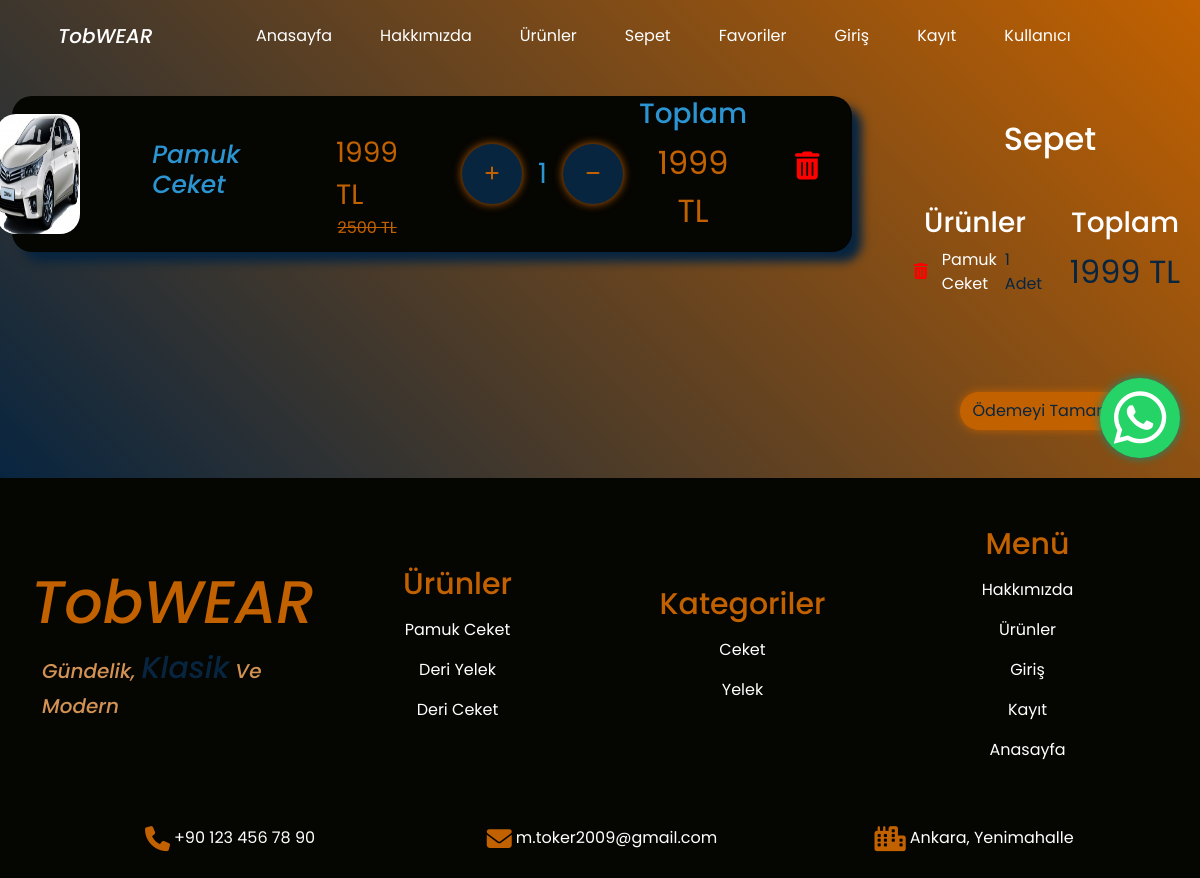
The app's page /shoppingcard/ (signed in), older data.
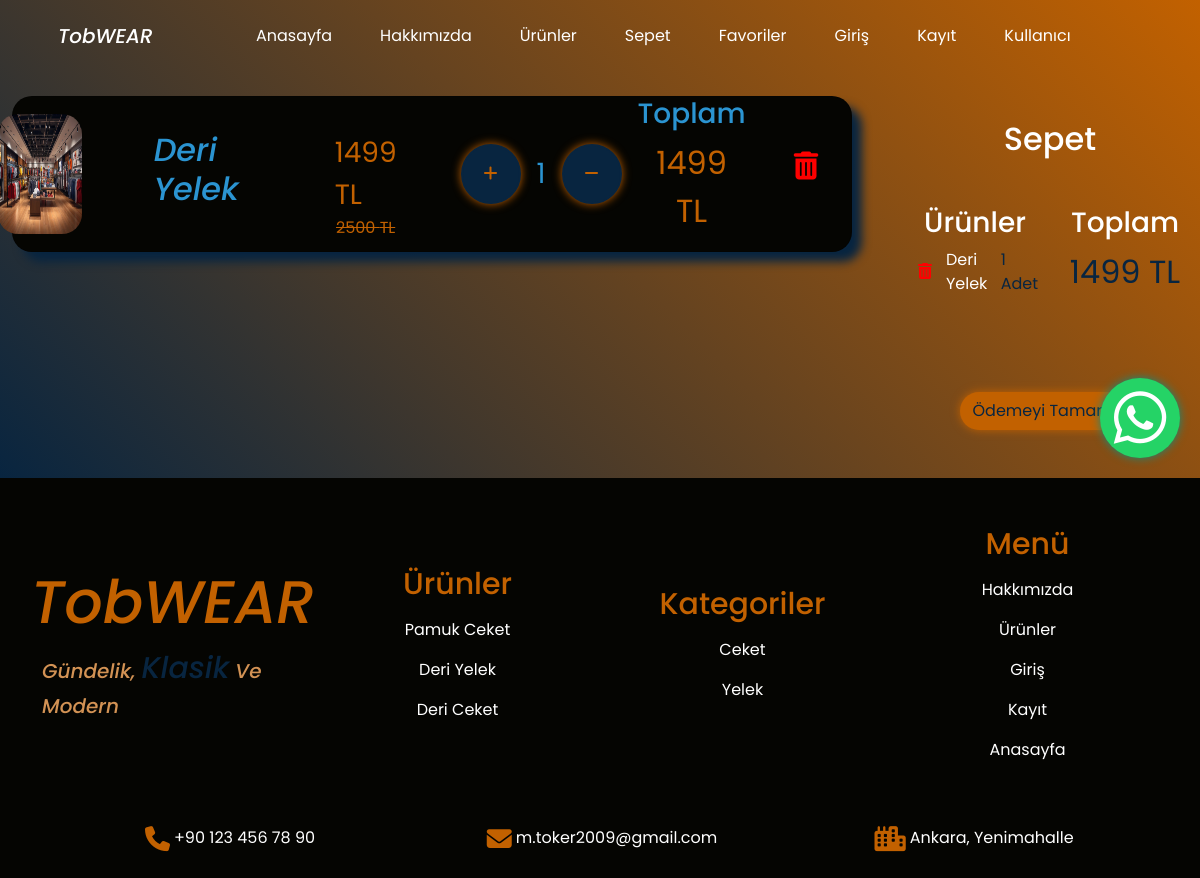
The same page, newer data.
### shop/models.py (models this page shows, shortened)
class OrderItem(models.Model):
    product = models.ForeignKey(Product,null=False,blank=False,on_delete=models.CASCADE,verbose_name="Ürün")
    color = models.ForeignKey(ProductColor,null=False,blank=False,on_delete=models.CASCADE,verbose_name="Ürün Rengi")
    size = models.ForeignKey(ProductSize,null=False,blank=False,on_delete=models.CASCADE,verbose_name="Ürün Bedeni")
    amount = models.IntegerField(null=False,blank=False,verbose_name="Ürün Adeti")
    date = models.DateTimeField(auto_now_add=True,null=False,blank=False,verbose_name="Ürün Eklenme Tarihi")
    def totalprice(self):
        if self.product.discounted:
            total = self.product.discounted * self.amount
        else:
            total = self.product.price * self.amount
        return total

class Product(models.Model):
    name = models.CharField(max_length=100,null=False,blank=False,verbose_name="Ürün İsmi")
    price = models.IntegerField(null=False,blank=False,verbose_name="Fiyat")
    discounted = models.IntegerField(null=False,blank=False,verbose_name="İndirimli Fiyat")
    features = models.ManyToManyField(ProductFeatures,null=True,blank=True,verbose_name="Ürün Özellikleri")
    colors = models.ManyToManyField(ProductColor,null=True,blank=True,verbose_name="Ürün Renkleri")
    sizes = models.ManyToManyField(ProductSize,null=False,blank=False,verbose_name="Ürün Bedenleri")
    images = models.ManyToManyField(ProductImage,null=False,blank=False,verbose_name="Resimler")
    description = models.TextField(null=True,blank=True)
    category = models.ForeignKey(ProductCategory,null=False,blank=False,verbose_name="Kategori",on_delete=models.CASCADE)
    slug = models.SlugField(null=False,blank=True,unique=True,db_index=True,verbose_name="URL")

class ProductImage(models.Model):
    images = models.ImageField(upload_to='images/')

class ShoppingCard(models.Model):
    orders = models.ManyToManyField(OrderItem,null=False,blank=False,verbose_name="Ürünler")
    customer = models.ForeignKey(settings.AUTH_USER_MODEL,null=False,blank=False,verbose_name="Müşteri",on_delete=models.CASCADE)
    date = models.DateTimeField(auto_now_add=True,null=False,blank=False,verbose_name="Sepet Oluşturulma Tarihi")
    ordered = models.BooleanField(default=False,null=False,blank=False,verbose_name="Sipariş Edilme Durumu")
    def totalpricecard(self):
        return sum(order.totalprice() for order in self.orders.all())

class ProductCategory(models.Model):
    name = models.CharField(max_length=100,null=False,blank=False,verbose_name="Kategori İsmi")

### shop/views.py (the view, shortened to what this page needs)
# urls.py: path('shoppingcard/',views.shoppingcart,name="shoppingcard"),
@login_required(login_url="/login/")
def shoppingcart(request):
    footerproducts = Product.objects.filter()[:5]
    footercategorys = ProductCategory.objects.filter()[:5]
    if ShoppingCard.objects.filter(customer=request.user,ordered=False):
        shoppingcard = ShoppingCard.objects.get(customer=request.user,ordered=False)
        context = {
            "shoppingcard": shoppingcard,
            "footerproducts": footerproducts,
            "footercategorys": footercategorys
        }
    else:
        context = {
            "shoppingcard": None,
            "footerproducts": footerproducts,
            "footercategorys": footercategorys
        }
    return render(request,"shoppingcart.html",context)

### templates/shoppingcart.html (shortened to what the changed rows need)
<!DOCTYPE html>
<html lang="en">
{% load static %}
<head>
    <link rel="stylesheet" href="{% static 'css/bootstrap.min.css' %}">
    <link rel="stylesheet" href="{% static 'css/style.css' %}">
    <link rel="stylesheet" href="https://cdnjs.cloudflare.com/ajax/libs/font-awesome/6.4.0/css/all.min.css">
</head>
<body>
    <div class="container-fluid" id="shoppingcard-container">
        {% if shoppingcard.orders.all %}
        <div class="row" id="shoppingcard-row">
            <div class="col-md-9 d-flex flex-column justify-content-start pe-md-5" id="product-info">
            {% for order in shoppingcard.orders.all %}
                <div class="card d-flex flex-md-row justify-content-center align-items-center my-4 mx-auto text-white product-info-card" data-order-id="{{ order.id }}">
                    <img src="{{ order.product.images.first.images.url }}" class="product-info-image me-md-4">
                    <h2 class="px-5 pt-4 pt-md-0 product-info-h2" style="color: #2b94d1; font-family: 'Poppins', sans-serif; font-weight: 500; font-style: italic;">{{ order.product.name }}</h2>
                    <div class="d-flex flex-column px-5">
                        <p class="product-info-paragraph fs-3 pt-4 mb-0" style="color: #c26100;">{{ order.product.discounted }} TL</p>
                        <span class="product-info-span text-center" style="color: #c26100;">{{ order.product.price }} TL</span>
                    </div>
                    <div class="d-flex justify-content-center align-items-center my-4">
                        <button class="orderplus-button mx-3 p-3"><i class="fa-solid fa-plus" style="color: #c26100;"></i></button>
                        <p class="product-info-paragraph fs-3 mt-3" style="color: #2b94d1;" id="orderproduct-quantity">{{ order.amount }}</p>
                        <button class="orderminus-button mx-3 p-3"><i class="fa-solid fa-minus" style="color: #c26100;"></i></button>
                    </div>
                    <div class="d-flex flex-column mx-auto">
                        <h3 class="product-info-totaltitle text-center" style="color: #2b94d1;">Toplam</h3>
                        <p class="product-info-paragraph fs-2 text-center" style="color: #c26100;">{{ order.totalprice }} TL</p>
                    </div>
                    <button class="product-info-trash px-5" name="orderdelete" value="{{ order.id }}"><i class="fa-solid fa-trash-can fs-3 mb-3" style="color: red;"></i></button>
                </div>
            {% endfor %}
            </div>
            <div class="col-md-3" id="payment-info">
                <h2 class="text-center text-white my-5">Sepet</h2>
                <div class="row d-flex">
                    <div class="col-md-6">
                        <h3 class="text-center text-white">Ürünler</h3>
                        <ul class="text-white mb-5" style="list-style: none; padding: 0; margin: 0;">
                        {% for order in shoppingcard.orders.all %}
                            <li class="d-flex align-items-center justify-content-center">
                                <button class="basket-info-delete" name="orderdelete" value="{{ order.id }}"><i class="fa-solid fa-trash-can fs-6 pe-2" style="color: red;"></i></button>
                                {{ order.product.name }}<span class="ps-2 product-payment-span">{{ order.amount }} Adet</span></li>
                        {% endfor %}
                        </ul>
                    </div>
                    <div class="col-md-6">
                        <h3 class="text-center text-white">Toplam</h3>
                        <p class="text-center fs-2 product-payment-paragraph">{{ shoppingcard.totalpricecard }} TL</p>
                    </div>
                </div>
                <div class="payment-button d-flex justify-content-center my-5">
                    <form action="{% url 'payment' %}" method="post">
                        <button class="btn" id="product-payment-button" name="payment">Ödemeyi Tamamla</button>
                    </form>
                </div>
            </div>
        </div>
        {% endif %}
    </div>
    <footer>
        <div class="container py-5" id="footer-container">
            <div class="row">
                <div class="col-md-3 d-flex flex-column justify-content-center align-items-center">
                    <h1 class="text-center footer-brand-title">TobWEAR</h1>
                </div>
                <div class="col-md-3 d-flex flex-column justify-content-center align-items-center">
                    <h2 class="text-center pb-2" id="footer-products-title">Ürünler</h2>
                    {% for product in footerproducts %}
                    <a href="{% url 'productdetail' product.slug %}" class="footer-products-a"><p class="footer-products text-white">{{ product.name }}</p></a>
                    {% endfor %}
                </div>
                <div class="col-md-3 d-flex flex-column justify-content-center align-items-center">
                    <h2 class="text-center pb-2" id="footer-products-title">Kategoriler</h2>
                    {% for category in footercategorys %}
                    <a href="{% url 'categorydetail' category.name %}" class="footer-products-a"><p class="footer-products text-white">{{ category.name }}</p></a>
                    {% endfor %}
                </div>
                <div class="col-md-3 d-flex flex-column justify-content-center align-items-center">
                    <h2 class="text-center pb-2" id="footer-products-title">Menü</h2>
                </div>
            </div>
        </div>
    </footer>
</body>
</html>

Row changes from the older to the newer data that the page shows:
no longer on this page (row unchanged): OrderItem: product.images.first.images (picture), product.name "Pamuk Ceket", product.discounted "1999", product.price "2500", amount "1", totalprice "1999", {{ order.id }} 57 (drawn)
no longer on this page (row edited): ShoppingCard: totalpricecard "1999"
added OrderItem: product.images.first.images (picture), product.name "Deri Yelek", product.discounted "1499", product.price "2500", amount "1", totalprice "1499", {{ order.id }} 58 (drawn)
added ShoppingCard: totalpricecard "1499"
